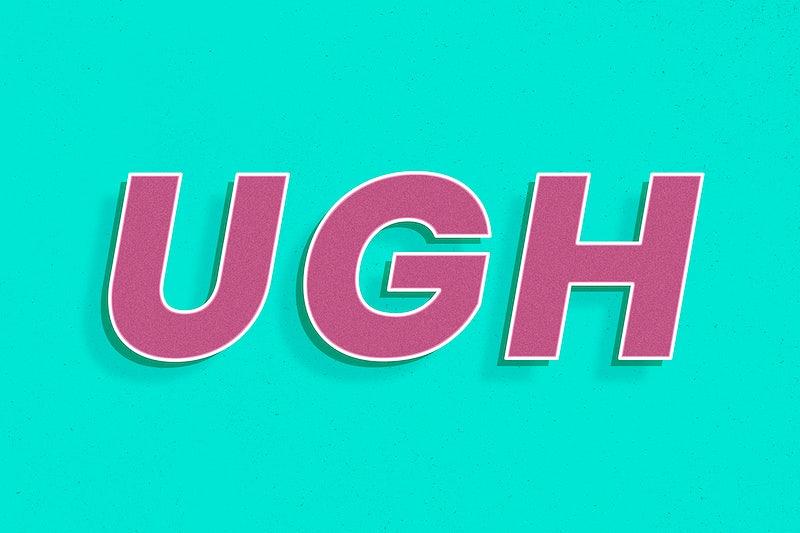
#> input picture CV Lab/Resources/l4.jpg, 800 x 533 px, found by its file name
$ python q2.py   (older library calls are emulated)
#> lines starting #> are read from the running program, lines starting #| are printed output that depends on the picture
import cv2
import numpy as np

img_path = r"C:\Users\ugcse.PG-CP.000\Desktop\210962018\l4.jpg"

# Read the image using OpenCV
img = cv2.imread(img_path)
#> img is the input picture: shape (533, 800, 3); mean B, G, R 199.4, 207.8, 33

# Calculate the gradient for each color channel using Sobel filters
gradient_x = cv2.Sobel(img, cv2.CV_64F, 1, 0, ksize=3)
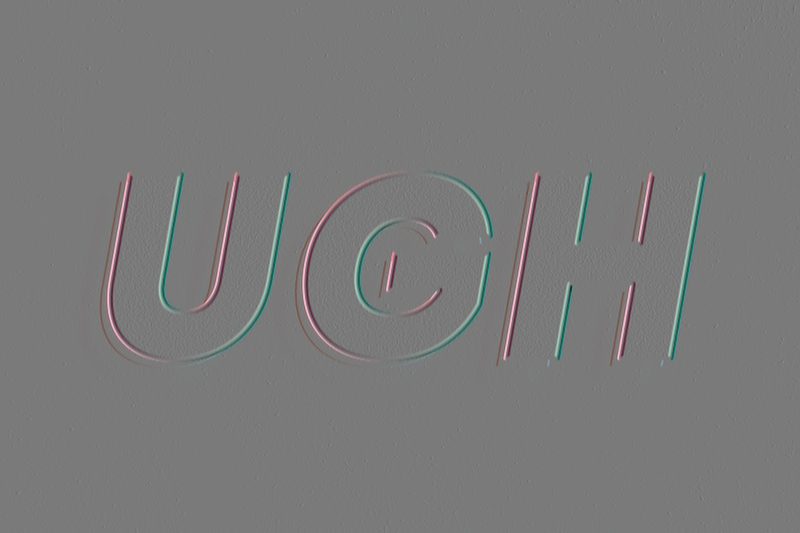
#> gradient_x: shape (533, 800, 3) float64; mean B, G, R 0, 0, 0; drawn with min black and max white
gradient_y = cv2.Sobel(img, cv2.CV_64F, 0, 1, ksize=3)
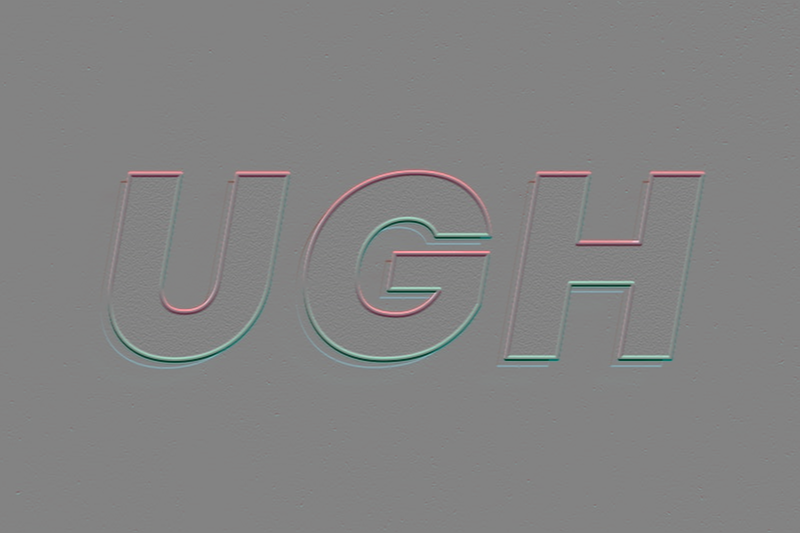
#> gradient_y: shape (533, 800, 3) float64; mean B, G, R 0, 0, 0; drawn with min black and max white

# Calculate the magnitude and direction of gradient for each channel
gradient_magnitude = np.sqrt(gradient_x**2 + gradient_y**2)
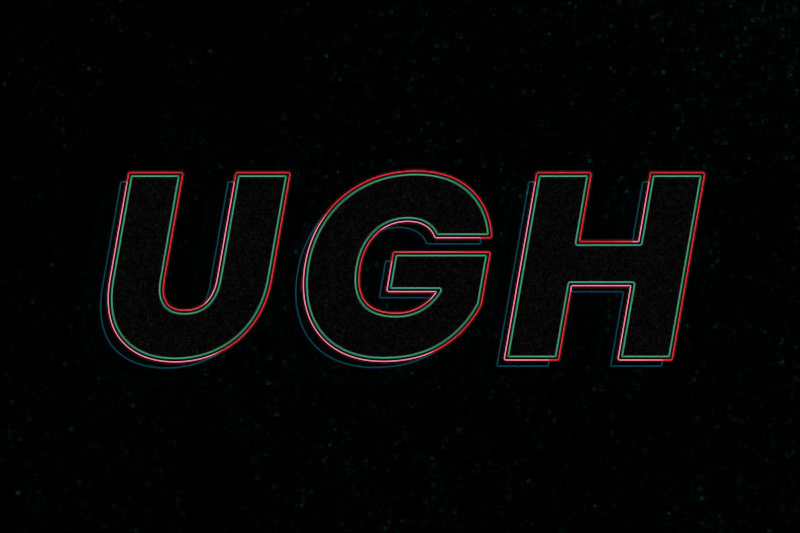
#> gradient_magnitude: shape (533, 800, 3) float64; mean B, G, R 24, 25, 24.2; drawn with min black and max white
gradient_direction = np.arctan2(gradient_y, gradient_x)
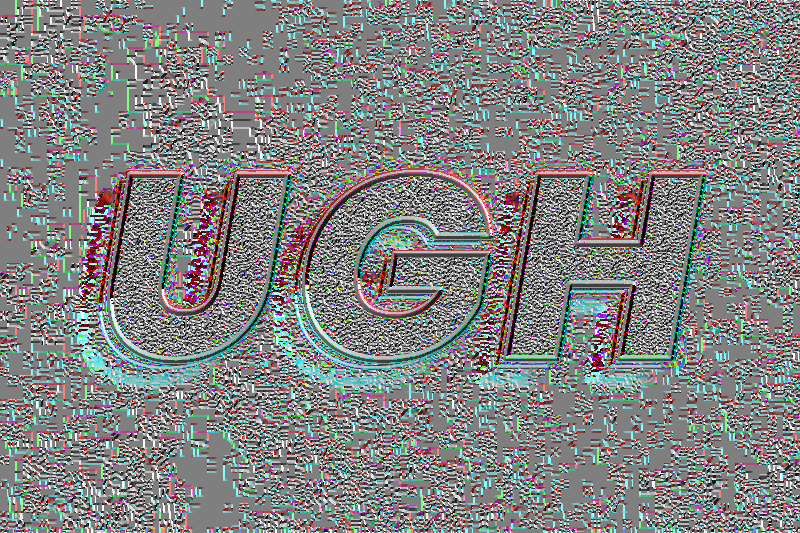
#> gradient_direction: shape (533, 800, 3) float64; mean B, G, R 0.0786, 0.0843, 0.0583; drawn with min black and max white

# Normalize the gradient magnitude for display
normalized_gradient_magnitude = cv2.normalize(gradient_magnitude, None, 0, 255, cv2.NORM_MINMAX, cv2.CV_8U)

# Display the gradient magnitude
cv2.imshow("Gradient Magnitude", normalized_gradient_magnitude)
cv2.waitKey(0)
cv2.destroyAllWindows()

$ run again, with CV Lab/Resources/l3.jpg copied over CV Lab/Resources/l4.jpg
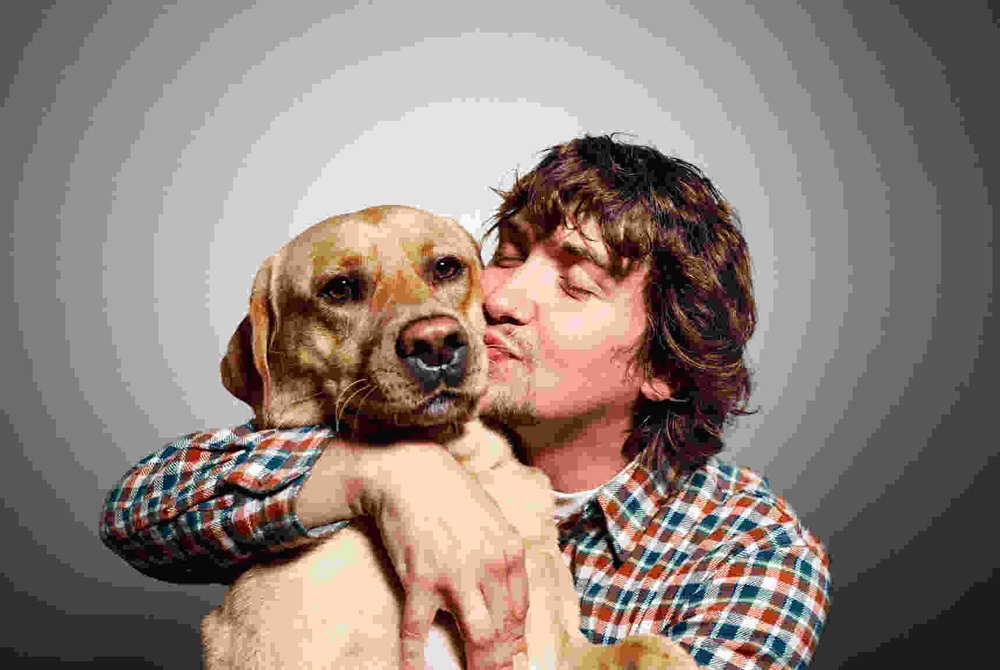
#> input picture CV Lab/Resources/l3.jpg, 1000 x 670 px, shrunk from 1717 x 1151 before the run, found by its file name
#> img is the input picture: shape (670, 1000, 3); mean B, G, R 122.6, 129.1, 142.8
#> `gradient_magnitude = np.sqrt(gradient_x**2 + gradient_y**2)`:
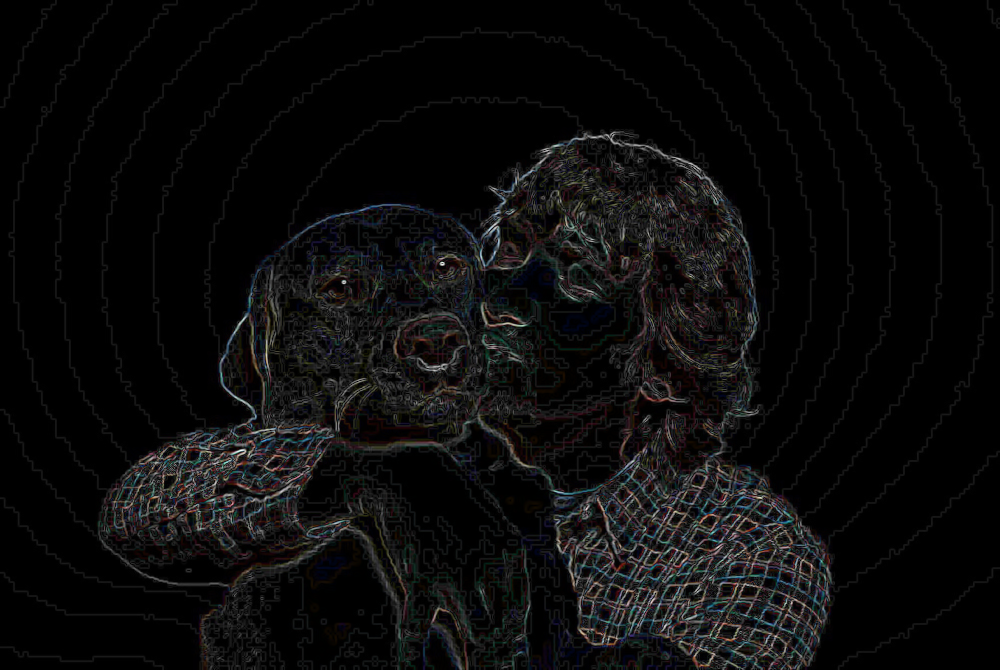
#> gradient_magnitude: shape (670, 1000, 3) float64; mean B, G, R 44.5, 44.4, 45.3; drawn with min black and max white
#> `gradient_direction = np.arctan2(gradient_y, gradient_x)`:
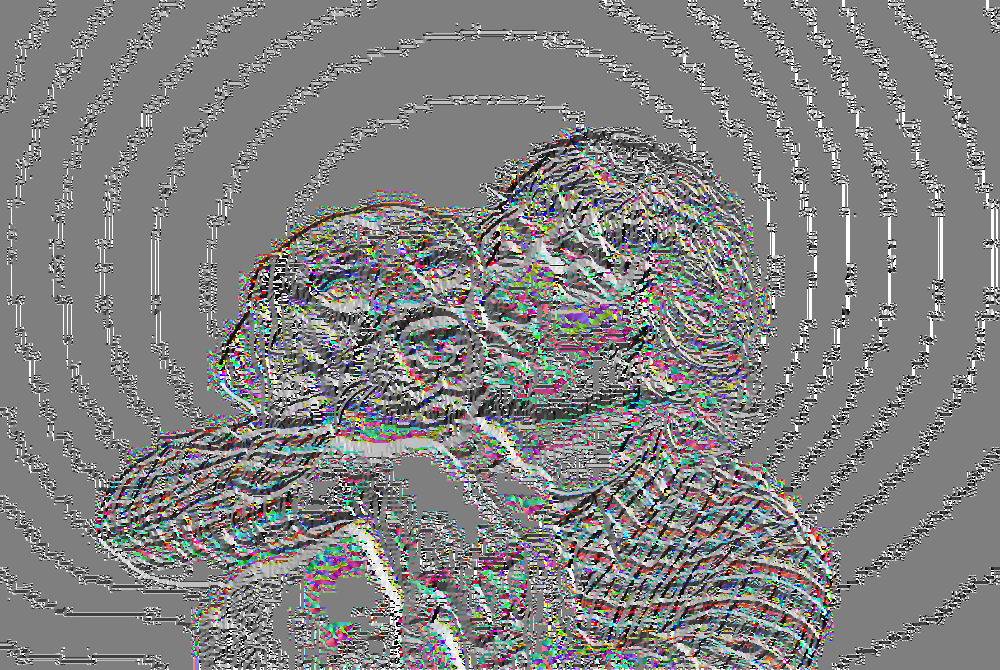
#> gradient_direction: shape (670, 1000, 3) float64; mean B, G, R 0.0416, 0.0452, 0.0522; drawn with min black and max white
